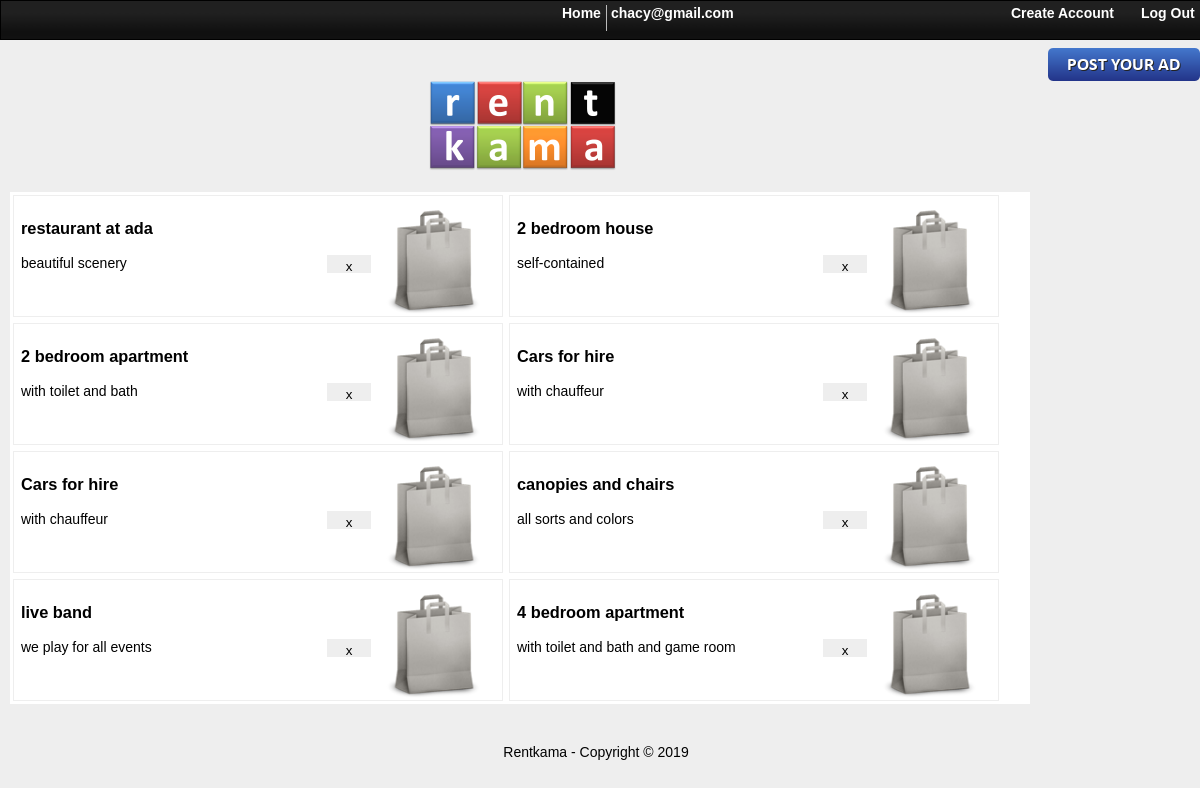
/shop.php (signed in), run on the app's committed database.
### tables this page shows
CREATE TABLE IF NOT EXISTS `listings` (
  `listing_id` int(11) NOT NULL AUTO_INCREMENT,
  `category_id` int(11) NOT NULL,
  `user_id` int(11) NOT NULL,
  `listing` varchar(255) NOT NULL,
  `region` varchar(50) NOT NULL,
  `location` varchar(255) NOT NULL,
  `details` text,
  `price` int(11) NOT NULL,
  `rate` varchar(6) NOT NULL,
  `telephone` varchar(120) NOT NULL,
  `date_posted` int(11) NOT NULL,
  `images` text,
  `listing_ref` varchar(250) NOT NULL,
  `files` text,
  PRIMARY KEY (`listing_id`),
  KEY `category_id` (`category_id`),
  KEY `user_id` (`user_id`)
);

### includes/manage_db.php (called while the page is built, shortened)
<?php
	class manage_db extends db{
		function connect(){
			$db_info = new db();
			$connect = mysql_connect($db_info->db_host, $db_info->db_user, $db_info->db_pass) or die(mysql_error());
			return $connect;
		}
		function return_query($sql){
			$connect = $this->connect();
			$query = mysql_query($sql, $connect) or die(mysql_error());
			return $query;
		}
	}
?>

### shop.php (the view, shortened to what this page needs)
<?php
	if(isset($_SESSION['user_email'])){
		$name = $_SESSION['user_email'];
		$manage_db = new manage_db();
		$query = $manage_db->return_query("SELECT * FROM users WHERE email='$name'");
		$user_id = mysql_result($query, 0, "user_id");
		$log_out = "<div id='nav_options_div4'><a href='includes/logout.php'>Log Out</a></div>";
	}
?>
<!DOCTYPE html PUBLIC "-//W3C//DTD XHTML 1.0 Transitional//EN"
    "http://www.w3.org/TR/xhtml1/DTD/xhtml1-transitional.dtd">
<html xmlns="http://www.w3.org/1999/xhtml" xml:lang="en" lang="en">
<head>
	<link type="text/css" rel="stylesheet" href="main.css" />
</head>
<body>
	<div id="panel">
		<div id="nav_options">
			<?php echo $log_out; ?>
			<div id="nav_options_div3"><a href="create_account.php">Create Account<a/></div>
			<div id="nav_options_div2"><?php echo $name; ?></div>
			<div id="nav_options_div1"><a href="index.php">Home</a></div>
			</div>
	</div>
	<div id="wrapper">
	<br /><br /><br />
			<form action="post_listing.php" method="POST">
				<input type="image" src="images/button.png" name="go_post" value="POST A LISTING" style="float:right" />
			</form>
		<div id="wrapper1">
				<a href="index.php"><img src="images/logo.png" border="0" /></a>
		</div>
		<div id="wrapper2">
		<div id="category_listings">
			<?php
				$manage_db = new manage_db();
				$query = $manage_db->return_query("SELECT * FROM listings WHERE user_id='$user_id'");
				while($row = mysql_fetch_array($query)){
					 $listing_id = $row['listing_id'];
					echo "<div id='category_listing_container'>
								<div id='category_listing'>
								<div id='listing_title'><h3>".$row['listing']."</h4></div>
								<div id='listing_detail'>
								<form action='manage_posts.php' method='POST'>
									<input type='hidden' name='listing_id' value='".$listing_id."' />
									<input type='submit' name='delete_listing' id='delete_listing' title='delete this listing' value='x' />
								</form>";
					echo $row['details']."</div></div>
					<div id='listing_img'>
						<img src='images/paperbag.png' style='width: 120px; height: 120px' />
					</div>
					</div>";
				}
			?>
		</div>
		</div>
	</div>
	<div id="copyright">
		<center>Rentkama - Copyright &#169; <?php echo date("Y"); ?><center>
	</div>
</body>
</html>

### main.css (style rules this page uses)
body { //background: url("images/bg.jpg"); background: #eee; margin-top: 0px; margin-left: 0px; margin-right; font-family: arial; font-size: 14px; }
a { text-decoration: none; }
input[type=submit] { cursor: pointer; }
#panel { background: #444 url("images/panel.gif") repeat-x; width: 100%; height: 34px; border: #000 1px solid; padding-top: 4px; top: 0px; position: fixed; }
#panel a { color: #fff; font-weight: bold; text-decoration: none; }
#nav_options { float: right; }
#nav_options_div1 { width: 44px; height: 26px; border-right: #bbb solid 1px; margin-right: 4px; float: right; }
#nav_options_div2 { width: 400px; float: right; }
#nav_options_div3 { width: 130px; float: right; }
#nav_options_div4 { width: 60px; float: right; }
#wrapper { width: 1200px; height: 100%; //border: #000 1px solid; margin: 0px auto; }
#wrapper1 { width: 100%; height: 100%; //border: #000 1px solid; margin: 0px auto; margin-top: 24px; margin-bottom: 12px; //float: left; text-align: center; }
#wrapper1 img { //margin-top: 24px; //float: left; text-align: center; }
#wrapper2 { width: 1000px; height: 100%; //border: #000 1px solid; float: left; }
#category_listing_container { background: #fff; width: 480px; height: 112px; border: #eee 1px solid; float: left; padding: 4px; margin: 3px; }
#category_listings { background: #fff; width: 1020px; height: 100%; //border: #bbb 1px solid; //padding: 5px; float: left; margin-top: 4px; margin-left: 10px; }
#category_listing { background: #fff; width: 350px; //height: 100%; height: 112px; //border: #eee 1px solid; float: left; padding: 0px; margin: 3px; }
#listing_title { max-width: 420px; }
#listing_img { max-height: 120px; overflow: hidden; }
#copyright { width: 100%; height: 40px; float: left; margin-left: auto; margin-right: auto; padding-top: 40px; }
#delete_listing { background: none; background-color: #eee; width: 44px; height: 18px; border: none; float: right; padding: 4px; }

### data on the page
listings: listing "restaurant at ada", details "beautiful scenery"
listings: listing "2 bedroom house", details "self-contained"
listings: listing "2 bedroom apartment", details "with toilet and bath"
listings: listing "Cars for hire", details "with chauffeur"
listings: listing "Cars for hire", details "with chauffeur"
listings: listing "canopies and chairs", details "all sorts and colors"
listings: listing "live band", details "we play for all events"
listings: listing "4 bedroom apartment", details "with toilet and bath and game room"

### other printed values
$name "chacy@gmail.com"
